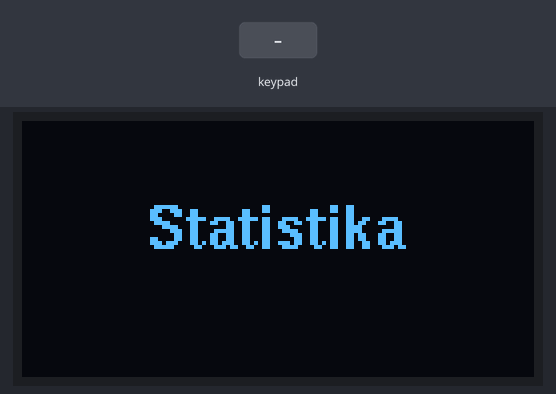
A sketch run on a simulated Arduino Mega 2560, built with avr-gcc and run on an emulated ATmega2560. On the bench: 128×64 one-colour display. The test bench sets the inputs (shaded band).

Above: at 1.2 s.
1.3 s: key 'B' pressed
At 2.7 s:
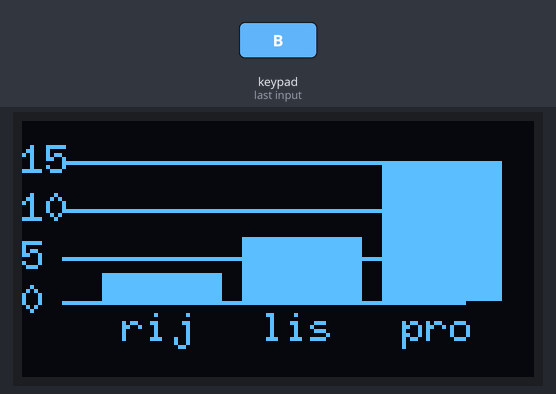
3.0 s: key 'A' pressed
At 4.1 s:
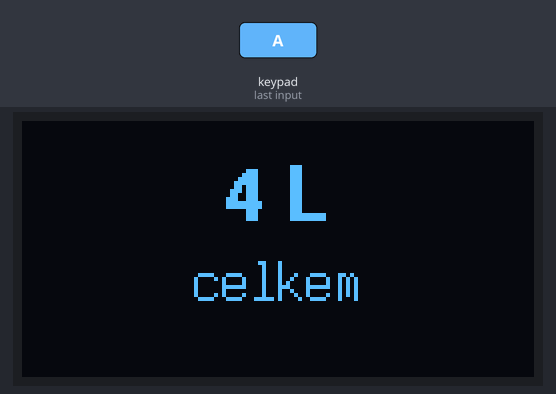
4.7 s: keypad keys 4 8 4 6 4 4 4 2 A pressed 0.4 s apart
At 9.9 s:
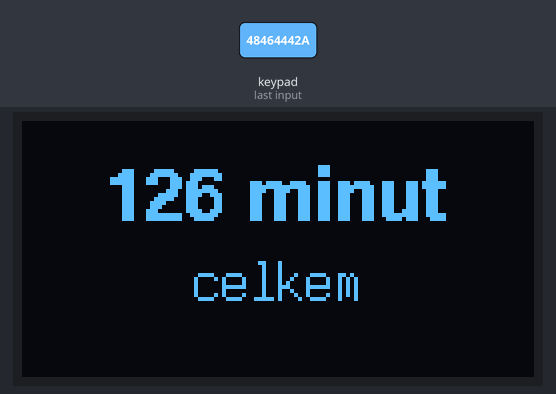
10.2 s: key 'C' pressed
At 11.6 s:
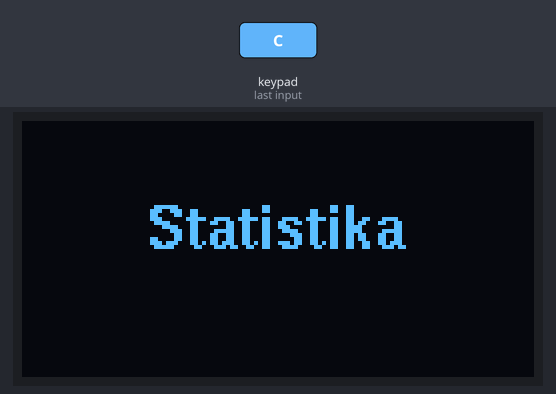
Timing chart, 0 to 13.0 s (numbered marks = the images above; inputs shaded):
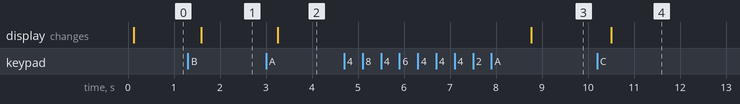

The sketch:

Statistika.ino
```cpp
#include <Wire.h>
#include <U8glib.h>
#include <Keypad.h>

U8GLIB_SSD1306_128X64 oled(U8G_I2C_OPT_NONE);

// ------------------
// Klávesnice
// ------------------
const byte radky = 4;
const byte sloupce = 4;
char klavesy[radky][sloupce] = {
  {'1','2','3','A'},
  {'4','5','6','B'},
  {'7','8','9','C'},
  {'*','0','#','D'}
};
byte pinyRadku[radky] = {48, 46, 44, 42};
byte pinySloupcu[sloupce] = {40, 38, 36, 34};
Keypad klavesnice = Keypad(makeKeymap(klavesy), pinyRadku, pinySloupcu, radky, sloupce);

// ------------------
// Režimy
// ------------------
enum Rezim { STATISTIKA_OBRAZOVKA, STAT_GRAF, STAT_MINUT, STAT_LITRY };
Rezim stav = STATISTIKA_OBRAZOVKA;

// ------------------
// Graf
// ------------------
const int MAX_MONTHS = 3;
int waterings[MAX_MONTHS] = {3, 7, 15};
int monthNumber = 11;   // prosinec
const char* monthNames[12] = {"led","uno","bre","dub","kve","cvn",
                              "cvc","srp","zar","rij","lis","pro"};

// ------------------
// Funkce vykreslování
// ------------------
void vykresliStatistikaObrazovku() {
  oled.firstPage();
  do {
    oled.setFont(u8g_font_helvB10);
    String text = "Statistika";
    int w = oled.getStrWidth(text.c_str());
    oled.setPrintPos((128 - w)/2, 32);
    oled.print(text);
  } while(oled.nextPage());
}

void vykresliStatGraf() {
  oled.firstPage();
  do {
    const int chartTop = 10;
    const int chartBottom = 45;
    const int chartHeight = chartBottom - chartTop;
    const int barWidth = 30;
    const int barSpacing = 5;

    oled.setFont(u8g_font_6x10);

    // osa Y
    for(int yVal=0; yVal<=15; yVal+=5){
      int y = chartBottom - (yVal * chartHeight / 15);
      oled.drawLine(10, y, 110, y);
      oled.setPrintPos(0, y+3);
      oled.print(yVal);
    }

    // sloupce
    for(int i=0; i<MAX_MONTHS; i++){
      int val = waterings[i];
      int x = 20 + i*(barWidth+barSpacing);
      int barH = val * chartHeight / 15;
      oled.drawFrame(x, chartBottom - barH, barWidth, barH);
      oled.drawBox(x+1, chartBottom - barH +1, barWidth-2, barH-2);

      // popisek měsíce
      int m = (monthNumber - (MAX_MONTHS - 1 - i) + 12) % 12;
      oled.setPrintPos(x + 5, chartBottom + 10);
      oled.print(monthNames[m]);
    }
  } while(oled.nextPage());
}

void vykresliStatMinut() {
  oled.firstPage();
  do {
    oled.setFont(u8g_font_helvB14);
    String hodnota = "126 minut";
    int w = oled.getStrWidth(hodnota.c_str());
    oled.setPrintPos((128 - w)/2, 25);
    oled.print(hodnota);

    oled.setFont(u8g_font_7x14);
    String podtitul = "celkem";
    int w2 = oled.getStrWidth(podtitul.c_str());
    oled.setPrintPos((128 - w2)/2, 45);
    oled.print(podtitul);
  } while(oled.nextPage());
}

void vykresliStatLitry() {
  oled.firstPage();
  do {
    oled.setFont(u8g_font_helvB14);
    String hodnota = "4 L";
    int w = oled.getStrWidth(hodnota.c_str());
    oled.setPrintPos((128 - w)/2, 25);
    oled.print(hodnota);

    oled.setFont(u8g_font_7x14);
    String podtitul = "celkem";
    int w2 = oled.getStrWidth(podtitul.c_str());
    oled.setPrintPos((128 - w2)/2, 45);
    oled.print(podtitul);
  } while(oled.nextPage());
}

// ------------------
// Setup
// ------------------
void setup() {
}

// ------------------
// Loop
// ------------------
void loop() {
  char k = klavesnice.getKey();

  if(k){
    switch(k){
      case 'C':
        stav = STATISTIKA_OBRAZOVKA;  // vždy návrat na start
        break;
      case 'A':
        // posun o režim nahoru cyklicky
        if(stav == STAT_GRAF) stav = STAT_LITRY;
        else if(stav == STAT_MINUT) stav = STAT_GRAF;
        else if(stav == STAT_LITRY) stav = STAT_MINUT;
        break;
      case 'B':
        // postupné přepínání
        if(stav == STATISTIKA_OBRAZOVKA) stav = STAT_GRAF;
        else if(stav == STAT_GRAF) stav = STAT_MINUT;
        else if(stav == STAT_MINUT) stav = STAT_LITRY;
        else if(stav == STAT_LITRY) stav = STAT_GRAF;
        break;
    }
  }

  // vykreslování podle stavu
  switch(stav){
    case STATISTIKA_OBRAZOVKA:
      vykresliStatistikaObrazovku();
      break;
    case STAT_GRAF:
      vykresliStatGraf();
      break;
    case STAT_MINUT:
      vykresliStatMinut();
      break;
    case STAT_LITRY:
      vykresliStatLitry();
      break;
  }
}
```

Measured:
- after the input at 1.3 s, the display: changes after 0.29 s (image 1)
- after the input at 3.0 s, the display: changes after 0.25 s (image 2)
- after the input at 4.7 s, the display: changes after 4.1 s (image 3)
- after the input at 10.2 s, the display: changes after 0.31 s (image 4)
